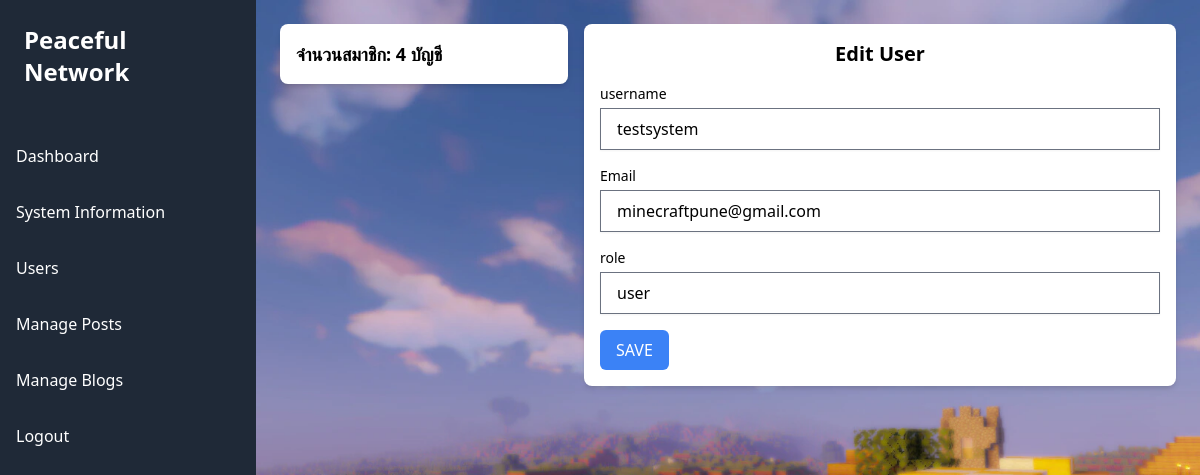
The page /administrator/editUser.php?userId=43 (signed in) on the database its author committed.
### tables this page shows
CREATE TABLE `users` (
  `userId` int NOT NULL,
  `username` varchar(50) NOT NULL,
  `password` varchar(255) NOT NULL,
  `email` varchar(100) NOT NULL,
  `profileImage` varchar(255) DEFAULT NULL,
  `verifyEmail` varchar(100) DEFAULT NULL,
  `resetCode` varchar(100) DEFAULT NULL,
  `createDate` date NOT NULL,
  `verifyStatus` varchar(20) NOT NULL,
  `status` varchar(20) NOT NULL DEFAULT 'offline',
  `role` varchar(20) NOT NULL DEFAULT 'user'
);

### system/administratorSystem.php (called while the page is built, shortened)
<?php
function fetchEditUser($conn, $userId)
{
    $sql = "SELECT * FROM users WHERE userId = :userId";
    try {
        $stmt = $conn->prepare($sql);
        $stmt->bindParam(':userId', $userId, PDO::PARAM_INT);
        $stmt->execute();
        $fetchEditUser = $stmt->fetch(PDO::FETCH_ASSOC);
        return $fetchEditUser;
    } catch (PDOException $error) {
        throw new Exception("Database error: " . $error->getMessage());
    }
}
function countUsers($conn)
{
    $sql = "SELECT COUNT(*) as totalUsers FROM users";
    $stmt = $conn->prepare($sql);
    $stmt->execute();
    $result = $stmt->fetch(PDO::FETCH_ASSOC);
    return $result['totalUsers'];
}

### administrator/editUser.php (the view, shortened to what this page needs)
<?php
require_once '../system/administratorSystem.php';
?>
<!DOCTYPE html>
<html lang="en">
<head>
    <link rel="stylesheet" href="https://cdnjs.cloudflare.com/ajax/libs/font-awesome/6.6.0/css/all.min.css" />
    <link rel="stylesheet" href="../css/output.css">
    <link rel="stylesheet" href="../css/style.css">
</head>
<body>
    <div class="flex">
        <?php include_once('../components/header-admin.php'); ?>
        <div class="flex-1 p-6">
            <div class="grid grid-cols-12 gap-4">
                <div class="col-span-12 sm:col-span-4">
                    <div class="card-white">
                        <?php $totalUsers = countUsers($conn); ?>
                        <h2 class="font-bold text-lg">จำนวนสมาชิก: <?php echo $totalUsers; ?> บัญชี</h2>
                    </div>
                </div>
                <div class="col-span-12 sm:col-span-8">
                    <div class="card-white">
                        <?php
                        $userId = $_GET['userId'];
                        ?>
                        <?php
                        $User = fetchEditUser($conn, $userId);
                        ?>
                        <h2 class="text-center text-xl font-bold mb-4">Edit User</h2>
                        <form action="" method="post" class="space-y-4">
                            <div>
                                <label for="username" class="block text-sm font-medium">username</label>
                                <input type="text" name="username" class="input-form" value="<?php echo $User['username']; ?>" placeholder="Enter username" required>
                            </div>
                            <div>
                                <label for="email" class="block text-sm font-medium">Email</label>
                                <input type="email" name="email" class="input-form" value="<?php echo $User['email']; ?>" placeholder="Enter email" required>
                            </div>
                            <div>
                                <label for="role" class="block text-sm font-medium">role</label>
                                <input type="text" name="role" class="input-form" value="<?php echo $User['role']; ?>" placeholder="Enter role" required>
                            </div>
                            <div>
                                <input type="submit" class="btn-blue-500" value="SAVE">
                            </div>
                        </form>
                    </div>
                </div>
            </div>
        </div>
    </div>
</body>
</html>

### css/style.css (style rules this page uses)
body { background-image: url('../img/bg_blur.webp'); background-size: cover; background-position: bg-center; background-repeat: no-repeat; }

### rows shown on the page
users: username "testsystem", email "minecraftpune@gmail.com", role "user"

### other values the page prints
$totalUsers "4"
